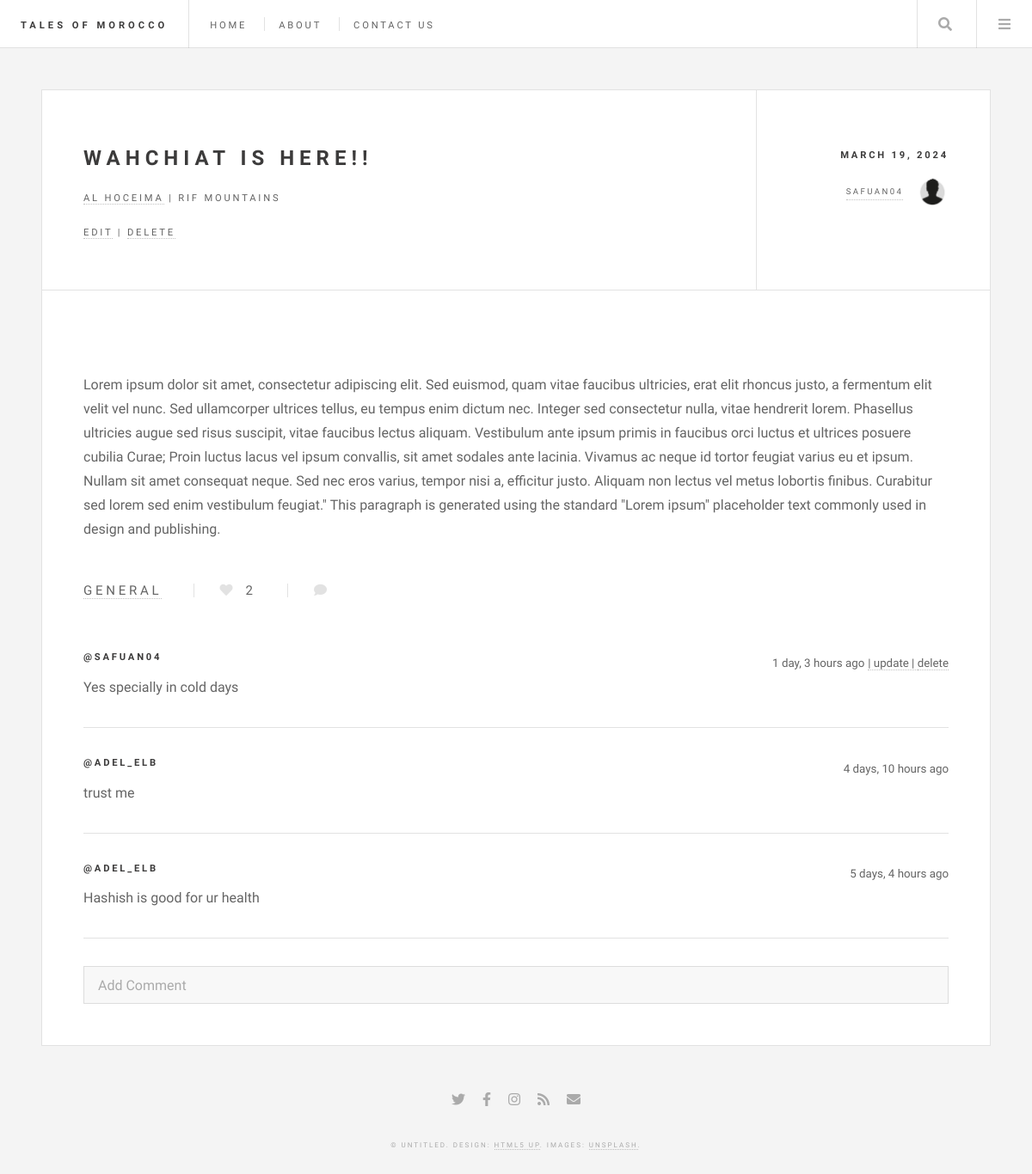
The app's page /blog/9/ (signed in) with its own data.
### base/models.py (models this page shows, shortened)
class BlogPost(models.Model):
    author = models.ForeignKey(User, on_delete=models.CASCADE, null=True)
    title = models.CharField(max_length=200)
    city = models.ForeignKey(City, on_delete=models.SET_NULL, null=True)
    specific_location = models.CharField(max_length=200, null=True, blank=True)
    description = models.TextField(null=False, blank=False)
    food = models.CharField(max_length=200, blank=True)
    food_rating = models.IntegerField(null=True, blank=True,
                                      validators=[MinValueValidator(1),
                                                  MaxValueValidator(5)])
    accommodation = models.CharField(max_length=200, blank=True)
    accommodation_rating = models.IntegerField(null=True, blank=True,
                                               validators=[MinValueValidator(1),
                                                           MaxValueValidator(5)])
    picture = models.ImageField(null=True, blank=True)
    likes = models.IntegerField(default=0)
    updated = models.DateTimeField(auto_now=True)
    created = models.DateTimeField(auto_now_add=True)
    class Meta:
        ordering = ['-created']

class City(models.Model):
    name = models.CharField(max_length=200)
    def __str__(self) -> str:
        return self.name

class User(AbstractUser):
    name = models.CharField(max_length=200, null=True, blank=False)
    email = models.EmailField(unique=True, null=False, blank=False)
    bio = models.TextField(null=True, blank=True)
    avatar = models.ImageField(null=True, default="default.jpg")
    USERNAME_FIELD = 'email'
    REQUIRED_FIELDS = []

class Comment(models.Model):
    user = models.ForeignKey(User, on_delete=models.CASCADE)
    blogPost = models.ForeignKey(BlogPost, on_delete=models.CASCADE)
    body = models.TextField()
    edited = models.BooleanField(default=False)
    updated = models.DateTimeField(auto_now=True)
    created = models.DateTimeField(auto_now_add=True)

### base/views.py (the view, shortened to what this page needs)
# urls.py: 2. Add a URL to urlpatterns:  path('blog/', include('blog.urls'))
def blog(request, pk):
    post = get_object_or_404(BlogPost, id=int(pk))
    user_likes = None;
    if request.user.is_authenticated:
        user_likes = Like.objects.filter(user=request.user)
    post.user_liked = user_likes.filter(blogPost=post).exists() if user_likes else False
    post_comments = post.comment_set.all().order_by('-created')
    context = {
        'title': post.title,
        'post': post,
        'post_comments': post_comments
    }
    return render(request, 'index-single-post.html', context)

### base/templates/index-single-post.html (shortened to what this page needs)
<!DOCTYPE HTML>
{% load static %}
<html>
<head>
  <link rel="stylesheet" href="{% static 'styles/main.css' %}" />
  <link rel="stylesheet" href="{% static 'styles/pics.css' %}" />
</head>
<body class="single is-preload">
  <div id="wrapper">
      {% include 'header_menu.html' %}
      <div id="main">
          <article class="post">
            <header>
              <div class="title">
                <h2><a href="{% url 'blog' post.id %}">{{ post.title }}</a></h2>
                <p><a href="{% url 'city-blogs' post.city.id %}">{{ post.city }}</a> | {{ post.specific_location }} </p>
                {% if request.user == post.author %}
                  <p><a href="{% url 'update-blog' post.id %}">edit</a> | <a href="{% url 'delete-blog' post.id %}">delete</a></p>
                {% endif %}
              </div>
              <div class="meta">
                <time class="published" datetime="2015-11-01">{{ post.created | date }}</time>
                <a href="{% url 'profile' post.author.id %}" class="author"><span class="name">{{ post.author.username }}</span><img src="{{ post.author.avatar.url }}" alt="" /></a>
              </div>
            </header>
            <p>{{ post.description }}</p>
            <footer>
              <ul class="stats">
                <li><a href="#">General</a></li>
                <li><a href="#" class="icon solid fa-heart">{{ post.likes }}</a></li>
                <li><a href="#" class="icon solid fa-comment">{{ post.comments.count }}</a></li>
              </ul>
            </footer>
            <span>
              {% for comment in post_comments %}
              <div style="display: flex; justify-content: space-between; align-items: center;">
                <div>
                  <h4><a href="{% url 'profile' comment.user.id %}">@{{ comment.user.username }}</a></h4>
                </div>
                <div>
                  {% if comment.edited %}
                    <small style="font-size: smaller;">{{ comment.created | timesince }} ago - Edited</small>
                  {% else %}
                    <small style="font-size: smaller;">{{ comment.created | timesince }} ago</small>
                  {% endif %}
                  {% if request.user == comment.user %}
                    <a href="{% url 'update-comment' comment.id %}" style="font-size: smaller;">| update | </a>
                    <a href="{% url 'delete-comment' comment.id %}" style="font-size: smaller;">delete</a>
                  {% endif %}
                </div>
              </div>
              <p>{{ comment.body }}</p>
              <hr>
                {% endfor %}
                <form method="POST" action="">
                  <input type="text" name="body" placeholder="Add Comment">
                </form>
            </span>
          </article>
      </div>
      <section id="footer">
        <ul class="icons">
          <li><a href="#" class="icon brands fa-twitter"><span class="label">Twitter</span></a></li>
          <li><a href="#" class="icon brands fa-facebook-f"><span class="label">Facebook</span></a></li>
          <li><a href="#" class="icon brands fa-instagram"><span class="label">Instagram</span></a></li>
          <li><a href="#" class="icon solid fa-rss"><span class="label">RSS</span></a></li>
          <li><a href="#" class="icon solid fa-envelope"><span class="label">Email</span></a></li>
        </ul>
        <p class="copyright">&copy; Untitled. Design: <a href="http://html5up.net">HTML5 UP</a>. Images: <a href="http://unsplash.com">Unsplash</a>.</p>
      </section>
  </div>
</body>
</html>

### static/styles/pics.css (style rules this page uses)
.stats { font-size: 25px; }

### records on screen
BlogPost: title "WAHCHIAT IS HERE!!", city "AL HOCEIMA", specific_location "RIF MOUNTAINS", created "MARCH 19, 2024", author.username "SAFUAN04", author.avatar (placeholder picture), description "Lorem ipsum dolor sit amet, consectetur adipiscing elit. Sed euismod, quam vitae faucibus ultricies, erat elit rhoncus justo, a fermentum elit velit vel nunc. Sed ullamcorper ultrices tellus, eu tempus enim dictum nec. Integer sed consectetur nulla, vitae hendrerit lorem. Phasellus ultricies augue sed risus suscipit, vitae faucibus lectus aliquam. Vestibulum ante ipsum primis in faucibus orci luctus et ultrices posuere cubilia Curae; Proin luctus lacus vel ipsum convallis, sit amet sodales ante lacinia. Vivamus ac neque id tortor feugiat varius eu et ipsum. Nullam sit amet consequat neque. Sed nec eros varius, tempor nisi a, efficitur justo. Aliquam non lectus vel metus lobortis finibus.…", likes "2"
Comment: user.username "SAFUAN04", created "1 day, 3 hours", shows "| update |", body "Yes specially in cold days"
Comment: user.username "ADEL_ELB", created "4 days, 10 hours", body "trust me"
Comment: user.username "ADEL_ELB", created "5 days, 4 hours", body "Hashish is good for ur health"
